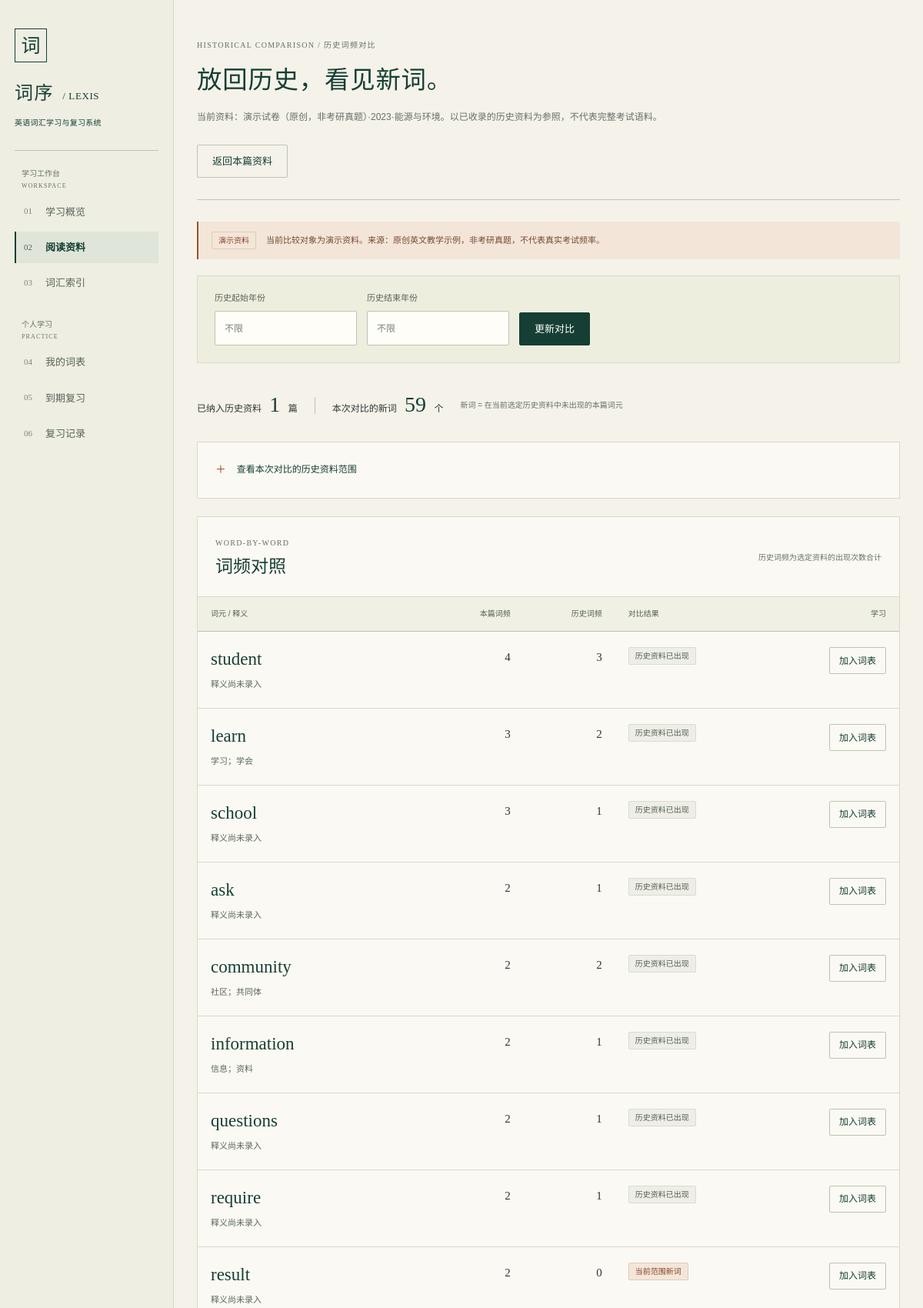
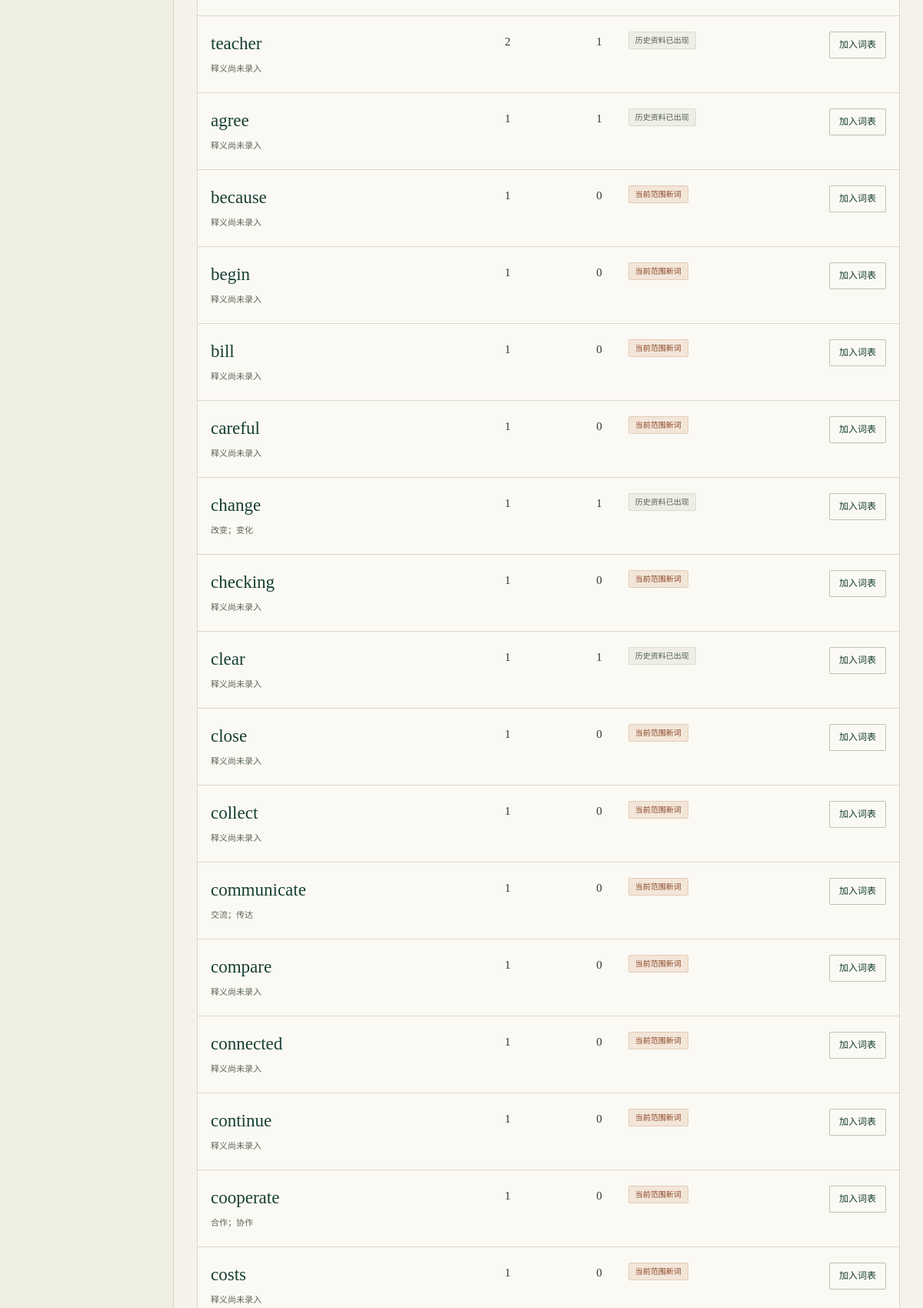
Screenshot of /papers/2/compare/ (signed in, upper part) with the database file from the repository (2 pictures, top to bottom).
### core/models.py (models this page shows, shortened)
class Paper(models.Model):
    class Category(models.TextChoices):
        ENGLISH1 = "english1", "英语一"
        ENGLISH2 = "english2", "英语二"
    class Status(models.TextChoices):
        DRAFT = "draft", "待分析"
        ANALYZED = "analyzed", "已分析"
    title = models.CharField("试卷标题", max_length=200)
    year = models.PositiveSmallIntegerField(
        "年份", validators=[MinValueValidator(1900), MaxValueValidator(2200)]
    )
    category = models.CharField("试卷类别", max_length=10, choices=Category.choices)
    content = models.TextField("英文正文")
    source = models.CharField("来源说明", max_length=255, blank=True)
    is_demo = models.BooleanField("原创演示资料", default=False)
    status = models.CharField("分析状态", max_length=12, choices=Status.choices, default=Status.DRAFT)
    token_count = models.PositiveIntegerField("英文词次总数", default=0)
    valid_count = models.PositiveIntegerField("有效词次总数", default=0)
    analyzed_at = models.DateTimeField("分析时间", null=True, blank=True)
    created_by = models.ForeignKey(
        settings.AUTH_USER_MODEL, verbose_name="创建人", on_delete=models.SET_NULL,
        related_name="created_papers", null=True, blank=True,
    )
    created_at = models.DateTimeField("创建时间", auto_now_add=True)
    updated_at = models.DateTimeField("更新时间", auto_now=True)
    class Meta:
        verbose_name = "试卷"
        verbose_name_plural = "试卷"
        ordering = ["-year", "category", "pk"]
        indexes = [models.Index(fields=["category", "status", "year"], name="paper_history_idx")]
        constraints = [
            models.CheckConstraint(condition=models.Q(valid_count__lte=models.F("token_count")), name="paper_valid_lte_tokens"),
        ]

class PaperWord(models.Model):
    paper = models.ForeignKey(Paper, verbose_name="试卷", on_delete=models.CASCADE, related_name="paper_words")
    word = models.ForeignKey(Word, verbose_name="单词", on_delete=models.CASCADE, related_name="paper_words")
    count = models.PositiveIntegerField("出现次数", validators=[MinValueValidator(1)])
    forms = models.JSONField("原词形及出现次数", default=dict)
    contexts = models.JSONField("原文上下文（最多三条）", default=list)
    total_tokens = models.PositiveIntegerField("所属正文英文词次", default=0)
    created_at = models.DateTimeField("创建时间", auto_now_add=True)
    updated_at = models.DateTimeField("更新时间", auto_now=True)
    class Meta:
        verbose_name = "试卷词频"
        verbose_name_plural = "试卷词频"
        ordering = ["-count", "word__lemma", "pk"]
        constraints = [
            models.UniqueConstraint(fields=["paper", "word"], name="unique_paper_word"),
            models.CheckConstraint(condition=models.Q(count__gte=1), name="paperword_positive_count"),
        ]

class Word(models.Model):
    lemma = models.CharField("基本词形", max_length=100, unique=True, validators=[english_word_validator])
    meaning = models.TextField("中文释义", blank=True)
    pos = models.CharField("词性", max_length=80, blank=True)
    root = models.CharField("词根或同源基础词", max_length=100, blank=True)
    notes = models.TextField("学习说明", blank=True)
    source = models.CharField("词典来源", max_length=255, blank=True)
    created_at = models.DateTimeField("创建时间", auto_now_add=True)
    updated_at = models.DateTimeField("更新时间", auto_now=True)
    class Meta:
        verbose_name = "单词"
        verbose_name_plural = "单词"
        ordering = ["lemma", "pk"]

### core/views.py (the view)
# urls.py: path("papers/<int:pk>/compare/", views.paper_compare, name="paper_compare"),
@login_required
def paper_compare(request, pk):
    paper = get_object_or_404(Paper, pk=pk)
    start_raw, end_raw = request.GET.get("start_year", ""), request.GET.get("end_year", "")
    try:
        start = int(start_raw) if start_raw else None
        end = int(end_raw) if end_raw else None
        if start is not None and end is not None and start > end:
            raise ValueError()
        result = compare_paper(paper, start_year=start, end_year=end)
    except (ValueError, ValidationError) as exc:
        messages.error(request, "；".join(exc.messages) if isinstance(exc, ValidationError) else "年份范围无效，请选择由早到晚的历史范围。")
        return redirect("paper_detail", pk=pk)
    return render(request, "papers/compare.html", {"paper": paper, "start_year": start_raw, "end_year": end_raw, **result})

### core/context_processors.py (called while the page is built)
def site_context(request):
    label = "WordNet 词形归一" if settings.ANALYSIS_ENGINE == "wordnet" else "基础规则词形归一（非完整 NLP）"
    return {"is_admin": is_admin(request.user), "analysis_engine_label": label}

### core/services.py (called while the page is built)
def is_admin(user):
    return bool(
        user and getattr(user, "is_authenticated", False)
        and getattr(user, "is_active", False)
        and (getattr(user, "is_superuser", False) or getattr(user, "role", None) == User.Role.ADMIN)
    )

### templates/papers/compare.html (shortened to what this page needs)
{% extends 'base.html' %}
{% block eyebrow %}HISTORICAL COMPARISON / 历史词频对比{% endblock %}
{% block page_title %}放回历史，看见新词。{% endblock %}
{% block page_description %}当前资料：{{ paper.title }}。以已收录的历史资料为参照，不代表完整考试语料。{% endblock %}
{% block page_actions %}<a class="button button-outline" href="{% url 'paper_detail' paper.pk %}">返回本篇资料</a>{% endblock %}
{% block content %}
{% if paper.is_demo %}<div class="source-banner"><span class="badge badge-accent">演示资料</span><p>当前比较对象为演示资料。来源：{{ paper.source|default:'来源尚未登记' }}。</p></div>{% endif %}
<form class="filter-bar" method="get" action="{% url 'paper_compare' paper.pk %}"><div class="filter-field"><label for="start-year">历史起始年份</label><input id="start-year" type="number" name="start_year" value="{{ start_year|default_if_none:'' }}" min="1900" max="2100" step="1" placeholder="不限"></div><div class="filter-field"><label for="end-year">历史结束年份</label><input id="end-year" type="number" name="end_year" value="{{ end_year|default_if_none:'' }}" min="1900" max="2100" step="1" placeholder="不限"></div><button class="button button-primary" type="submit">更新对比</button>{% if start_year or end_year %}<a class="button button-plain" href="{% url 'paper_compare' paper.pk %}">清除年份</a>{% endif %}</form>
<div class="comparison-summary"><p>已纳入历史资料 <strong class="numeric">{{ history_count|default:'0' }}</strong> 篇</p><p>本次对比的新词 <strong class="numeric">{{ new_count|default:'0' }}</strong> 个</p><p class="summary-definition">新词 = 在当前选定历史资料中未出现的本篇词元</p></div>
<details class="history-scope"><summary>查看本次对比的历史资料范围</summary></details>
<section class="panel table-panel" aria-labelledby="compare-title"><div class="section-heading"><div><p class="eyebrow">WORD-BY-WORD</p><h2 id="compare-title">词频对照</h2></div><p class="section-aside">历史词频为选定资料的出现次数合计</p></div><div class="table-scroll" role="region" aria-label="本篇与历史词频对照表" tabindex="0"><table><caption class="sr-only">本篇词元、释义、本篇词频、历史词频和新词标记</caption><thead><tr><th scope="col">词元 / 释义</th><th scope="col" class="align-right">本篇词频</th><th scope="col" class="align-right">历史词频</th><th scope="col">对比结果</th><th scope="col" class="align-right">学习</th></tr></thead><tbody>{% for row in rows %}<tr><td class="word-cell"><a class="word-link" lang="en" href="{% url 'word_detail' row.entry.word.pk %}">{{ row.entry.word.lemma }}</a><p class="word-meaning">{{ row.entry.word.meaning|default:'释义尚未录入' }}</p>{% if not row.entry.word.meaning and is_admin %}<a class="mini-link" href="{% url 'word_edit' row.entry.word.pk %}">补充释义</a>{% endif %}</td><td class="numeric align-right">{{ row.entry.count }}</td><td class="numeric align-right">{{ row.historical_count }}</td><td>{% if row.is_new %}<span class="badge badge-accent">当前范围新词</span>{% else %}<span class="badge">历史资料已出现</span>{% endif %}</td><td class="align-right"><form method="post" action="{% url 'study_add' row.entry.word.pk %}">{% csrf_token %}<input type="hidden" name="paper_id" value="{{ paper.pk }}"><input type="hidden" name="return_to" value="{{ request.path }}"><button class="button button-small button-outline nowrap" type="submit">加入词表</button></form></td></tr>{% empty %}<tr><td colspan="5"><div class="empty-state"><h3>暂无可比较的词汇</h3><p>请确认当前资料已完成分析；也可返回资料页查看正文与词汇结果。</p><a class="quiet-link" href="{% url 'paper_detail' paper.pk %}">返回资料 →</a></div></td></tr>{% endfor %}</tbody></table></div></section>
{% endblock %}

### rows the page displays
Paper: title "演示试卷（原创，非考研真题）·2023·能源与环境", source "原创英文教学示例，非考研真题，不代表真实考试频率"
PaperWord: entry.word.lemma "student", entry.word.meaning "释义尚未录入", entry.count "4", historical_count "3", shows "历史资料已出现"
PaperWord: entry.word.lemma "learn", entry.word.meaning "学习；学会", entry.count "3", historical_count "2", shows "历史资料已出现"
PaperWord: entry.word.lemma "school", entry.word.meaning "释义尚未录入", entry.count "3", historical_count "1", shows "历史资料已出现"
PaperWord: entry.word.lemma "ask", entry.word.meaning "释义尚未录入", entry.count "2", historical_count "1", shows "历史资料已出现"
PaperWord: entry.word.lemma "community", entry.word.meaning "社区；共同体", entry.count "2", historical_count "2", shows "历史资料已出现"
PaperWord: entry.word.lemma "information", entry.word.meaning "信息；资料", entry.count "2", historical_count "1", shows "历史资料已出现"
PaperWord: entry.word.lemma "questions", entry.word.meaning "释义尚未录入", entry.count "2", historical_count "1", shows "历史资料已出现"
PaperWord: entry.word.lemma "require", entry.word.meaning "释义尚未录入", entry.count "2", historical_count "1", shows "历史资料已出现"
PaperWord: entry.word.lemma "result", entry.word.meaning "释义尚未录入", entry.count "2", historical_count "0", shows "当前范围新词"
PaperWord: entry.word.lemma "teacher", entry.word.meaning "释义尚未录入", entry.count "2", historical_count "1", shows "历史资料已出现"
PaperWord: entry.word.lemma "agree", entry.word.meaning "释义尚未录入", entry.count "1", historical_count "1", shows "历史资料已出现"
PaperWord: entry.word.lemma "because", entry.word.meaning "释义尚未录入", entry.count "1", historical_count "0", shows "当前范围新词"
PaperWord: entry.word.lemma "begin", entry.word.meaning "释义尚未录入", entry.count "1", historical_count "0", shows "当前范围新词"
PaperWord: entry.word.lemma "bill", entry.word.meaning "释义尚未录入", entry.count "1", historical_count "0", shows "当前范围新词"
PaperWord: entry.word.lemma "careful", entry.word.meaning "释义尚未录入", entry.count "1", historical_count "0", shows "当前范围新词"
PaperWord: entry.word.lemma "change", entry.word.meaning "改变；变化", entry.count "1", historical_count "1", shows "历史资料已出现"
PaperWord: entry.word.lemma "checking", entry.word.meaning "释义尚未录入", entry.count "1", historical_count "0", shows "当前范围新词"
PaperWord: entry.word.lemma "clear", entry.word.meaning "释义尚未录入", entry.count "1", historical_count "1", shows "历史资料已出现"
PaperWord: entry.word.lemma "close", entry.word.meaning "释义尚未录入", entry.count "1", historical_count "0", shows "当前范围新词"
PaperWord: entry.word.lemma "collect", entry.word.meaning "释义尚未录入", entry.count "1", historical_count "0", shows "当前范围新词"
PaperWord: entry.word.lemma "communicate", entry.word.meaning "交流；传达", entry.count "1", historical_count "0", shows "当前范围新词"
PaperWord: entry.word.lemma "compare", entry.word.meaning "释义尚未录入", entry.count "1", historical_count "0", shows "当前范围新词"
PaperWord: entry.word.lemma "connected", entry.word.meaning "释义尚未录入", entry.count "1", historical_count "0", shows "当前范围新词"
PaperWord: entry.word.lemma "continue", entry.word.meaning "释义尚未录入", entry.count "1", historical_count "0", shows "当前范围新词"
PaperWord: entry.word.lemma "cooperate", entry.word.meaning "合作；协作", entry.count "1", historical_count "0", shows "当前范围新词"
PaperWord: entry.word.lemma "costs", entry.word.meaning "释义尚未录入", entry.count "1", historical_count "0", shows "当前范围新词"

### other values shown
{{ history_count|default:'0' }} "1"
{{ new_count|default:'0' }} "59"
